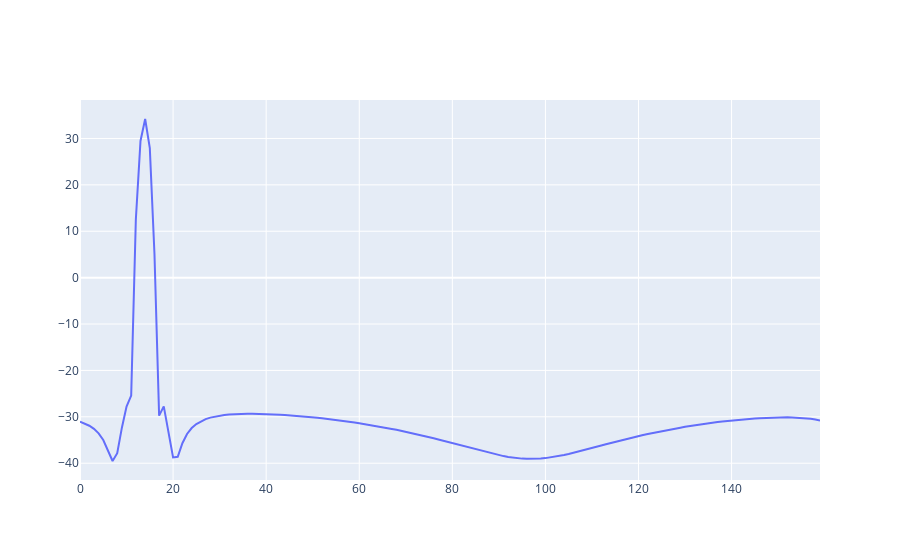

The notebook cell saved with this chart:
### Code cell
fig = go.Figure()

fig.add_trace(go.Scatter(y=20 * np.log10(np.abs(range_profile[0, 0, :]) + 0.0001), name=""))

### Figure 1 — Plotly figure (JSON) as saved in the notebook; plotly's stock layout.template omitted (floating-point values rounded to 4 significant figures; data arrays with more than 128 entries replaced by an {"elided": "..."} marker saying what was removed)
{"data": [{"name": "", "type": "scatter", "y": {"elided": "160 float values"}}], "layout": {}}
